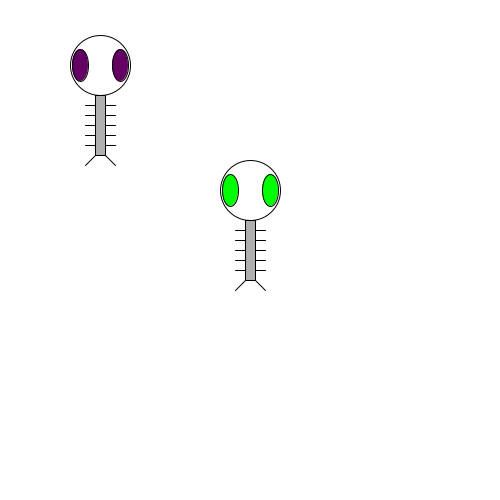
Frame 1 (no input)
Frame 60 (the mouse pressed at the canvas centre just before this capture): identical to frame 1, image omitted
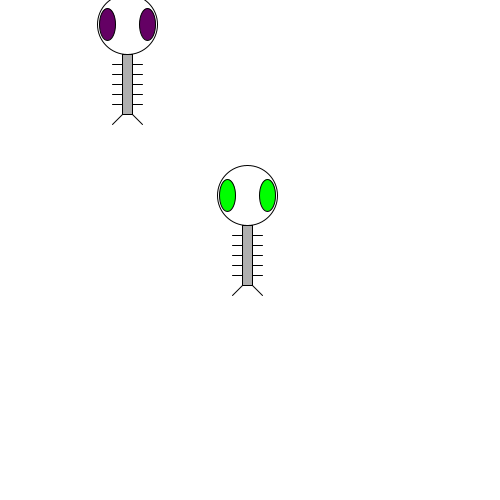
Frame 120 (the mouse held since frame 60 and released just before this capture)

The Processing sketch that drew these frames (run headless with seeded random() and noise(); from frame 60 on, the mouse is pressed at the canvas centre):

// Processing sketch: processing_12197
// ── processing_12197.pde

Zoog zoog;
Zoog zoog2;

void setup() {
  size(500,500);
  smooth();
  zoog = new Zoog(100,125,60,60,16, color(100,0,100));
  zoog2 = new Zoog(250,250,60,60,16, color(0,255,0));
}

void draw() {
  background(255);
  // mouseX position determines speed factor
  float factor = constrain(mouseX/10,0,5);
  zoog.jiggle(factor);
  zoog.display();
  zoog2.jiggle(factor);
  zoog2.display();
}

class Zoog {
  // Zoog's variables
  float x,y,w,h,eyeSize;
  color eyes;
  
  // Zoog constructor
  Zoog(float tempX, float tempY, float tempW, float tempH, float tempEyeSize, color tempEyes) {
    x = tempX;
    y = tempY;
    w = tempW;
    h = tempH;
    eyeSize = tempEyeSize;
    eyes  = tempEyes;
  }
  
  // Move Zoog
  void jiggle(float speed) {
    // Change the location of Zoog randomly
    x = x + random(-1,1)*speed;
    y = y + random(-1,1)*speed;
    // Constrain Zoog to window
    x = constrain(x,0,width);
    y = constrain(y,0,height);
  }
  
  // Display Zoog
  void display() {
    // Set ellipses and rects to CENTER mode
    ellipseMode(CENTER);
    rectMode(CENTER);
    // Draw Zoog's arms with a for loop
    for (float i = y - h/3; i < y + h/2; i += 10) {
      stroke(0);
      line(x-w/4,i,x + w/4,i);
    }
    // Draw Zoog's body
    stroke(0);
    fill(175);
    rect(x,y,w/6,h);
    // Draw Zoog's head
    stroke(0);
    fill(255);
    ellipse(x,y-h,w,h);
    // Draw Zoog's eyes
    fill(eyes);
    ellipse(x-w/3,y-h,eyeSize,eyeSize*2);
    ellipse(x + w/3,y - h,eyeSize,eyeSize*2);
    // Draw Zoog's legs
    stroke(0);
    line(x - w/12,y + h/2,x - w/4,y + h/2 + 10);
    line(x + w/12,y + h/2,x + w/4,y + h/2 + 10);
  }
}
